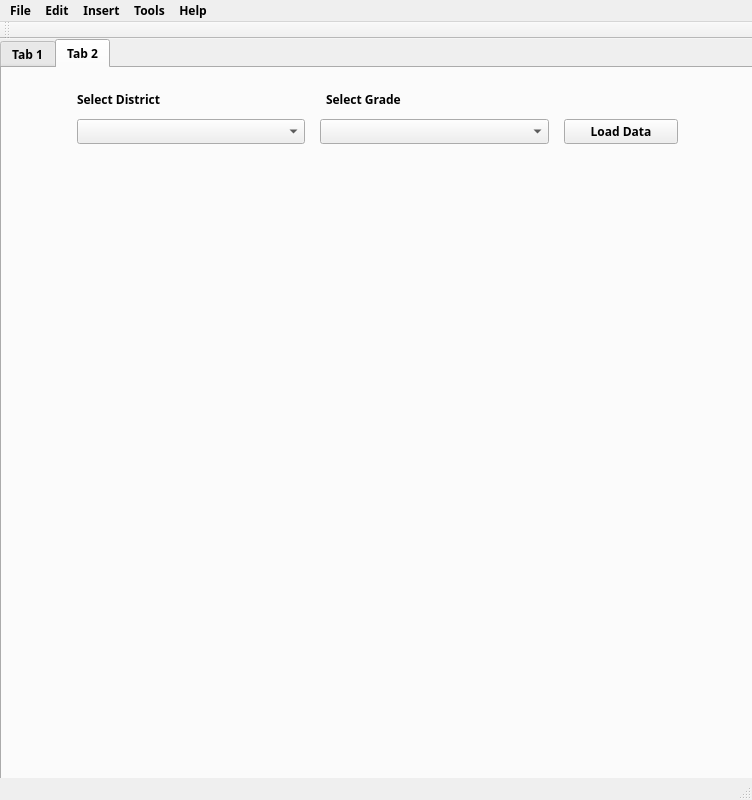
<?xml version="1.0" encoding="UTF-8"?>
<ui version="4.0">
 <class>QtGuiPracticeClass</class>
 <widget class="QMainWindow" name="QtGuiPracticeClass">
  <property name="geometry">
   <rect>
    <x>0</x>
    <y>0</y>
    <width>752</width>
    <height>800</height>
   </rect>
  </property>
  <property name="cursor">
   <cursorShape>OpenHandCursor</cursorShape>
  </property>
  <property name="windowTitle">
   <string>QtGuiPractice</string>
  </property>
  <widget class="QWidget" name="centralWidget">
   <widget class="QTabWidget" name="tabWidget">
    <property name="geometry">
     <rect>
      <x>0</x>
      <y>0</y>
      <width>800</width>
      <height>800</height>
     </rect>
    </property>
    <property name="minimumSize">
     <size>
      <width>800</width>
      <height>0</height>
     </size>
    </property>
    <property name="maximumSize">
     <size>
      <width>800</width>
      <height>16777215</height>
     </size>
    </property>
    <property name="font">
     <font>
      <family>Segoe UI Semibold</family>
      <weight>75</weight>
      <bold>true</bold>
     </font>
    </property>
    <property name="currentIndex">
     <number>1</number>
    </property>
    <widget class="QWidget" name="tab_1">
     <attribute name="title">
      <string>Tab 1</string>
     </attribute>
     <widget class="QWidget" name="verticalLayoutWidget">
      <property name="geometry">
       <rect>
        <x>0</x>
        <y>0</y>
        <width>791</width>
        <height>553</height>
       </rect>
      </property>
      <layout class="QVBoxLayout" name="verticalLayout">
       <property name="leftMargin">
        <number>10</number>
       </property>
       <property name="topMargin">
        <number>10</number>
       </property>
       <property name="rightMargin">
        <number>10</number>
       </property>
       <property name="bottomMargin">
        <number>10</number>
       </property>
       <item>
        <widget class="QLabel" name="projectNameLabel">
         <property name="maximumSize">
          <size>
           <width>16777215</width>
           <height>15</height>
          </size>
         </property>
         <property name="font">
          <font>
           <family>Segoe UI Semibold</family>
           <weight>75</weight>
           <bold>true</bold>
          </font>
         </property>
         <property name="text">
          <string>Project Name</string>
         </property>
        </widget>
       </item>
       <item>
        <widget class="QPlainTextEdit" name="projectNameText">
         <property name="enabled">
          <bool>true</bool>
         </property>
         <property name="maximumSize">
          <size>
           <width>400</width>
           <height>35</height>
          </size>
         </property>
         <property name="font">
          <font>
           <family>Segoe UI Semibold</family>
           <weight>75</weight>
           <bold>true</bold>
           <kerning>true</kerning>
          </font>
         </property>
         <property name="acceptDrops">
          <bool>true</bool>
         </property>
         <property name="inputMethodHints">
          <set>Qt::ImhMultiLine</set>
         </property>
        </widget>
       </item>
       <item>
        <widget class="QLabel" name="studentNameLabel">
         <property name="maximumSize">
          <size>
           <width>16777215</width>
           <height>15</height>
          </size>
         </property>
         <property name="font">
          <font>
           <family>Segoe UI Semibold</family>
           <weight>75</weight>
           <bold>true</bold>
          </font>
         </property>
         <property name="text">
          <string>Student Name</string>
         </property>
        </widget>
       </item>
       <item>
        <widget class="QTextEdit" name="studentNameText">
         <property name="maximumSize">
          <size>
           <width>400</width>
           <height>35</height>
          </size>
         </property>
         <property name="font">
          <font>
           <family>Segoe UI Semibold</family>
           <weight>75</weight>
           <bold>true</bold>
          </font>
         </property>
        </widget>
       </item>
       <item>
        <widget class="QLabel" name="emailLabel">
         <property name="maximumSize">
          <size>
           <width>16777215</width>
           <height>15</height>
          </size>
         </property>
         <property name="font">
          <font>
           <family>Segoe UI Semibold</family>
           <weight>75</weight>
           <bold>true</bold>
          </font>
         </property>
         <property name="text">
          <string>Email</string>
         </property>
        </widget>
       </item>
       <item>
        <widget class="QTextEdit" name="emailText">
         <property name="maximumSize">
          <size>
           <width>400</width>
           <height>35</height>
          </size>
         </property>
         <property name="font">
          <font>
           <family>Segoe UI Semibold</family>
           <weight>75</weight>
           <bold>true</bold>
          </font>
         </property>
         <property name="inputMethodHints">
          <set>Qt::ImhEmailCharactersOnly|Qt::ImhMultiLine</set>
         </property>
        </widget>
       </item>
       <item>
        <widget class="QLabel" name="versionLabel">
         <property name="maximumSize">
          <size>
           <width>16777215</width>
           <height>15</height>
          </size>
         </property>
         <property name="font">
          <font>
           <family>Segoe UI Semibold</family>
           <weight>75</weight>
           <bold>true</bold>
          </font>
         </property>
         <property name="text">
          <string>Version</string>
         </property>
        </widget>
       </item>
       <item>
        <widget class="QTextEdit" name="versionText">
         <property name="maximumSize">
          <size>
           <width>400</width>
           <height>35</height>
          </size>
         </property>
         <property name="font">
          <font>
           <family>Segoe UI Semibold</family>
           <weight>75</weight>
           <bold>true</bold>
          </font>
         </property>
        </widget>
       </item>
       <item>
        <widget class="QLabel" name="descriptionLabel">
         <property name="maximumSize">
          <size>
           <width>16777215</width>
           <height>15</height>
          </size>
         </property>
         <property name="font">
          <font>
           <family>Segoe UI Semibold</family>
           <weight>75</weight>
           <bold>true</bold>
          </font>
         </property>
         <property name="text">
          <string>Description</string>
         </property>
        </widget>
       </item>
       <item>
        <widget class="QTextEdit" name="descriptionText">
         <property name="maximumSize">
          <size>
           <width>800</width>
           <height>140</height>
          </size>
         </property>
         <property name="font">
          <font>
           <family>Segoe UI Semibold</family>
           <weight>75</weight>
           <bold>true</bold>
          </font>
         </property>
        </widget>
       </item>
       <item>
        <layout class="QHBoxLayout" name="horizontalLayout" stretch="1,1">
         <property name="spacing">
          <number>5</number>
         </property>
         <property name="topMargin">
          <number>5</number>
         </property>
         <property name="bottomMargin">
          <number>5</number>
         </property>
         <item>
          <widget class="QPushButton" name="savePushButton">
           <property name="minimumSize">
            <size>
             <width>0</width>
             <height>30</height>
            </size>
           </property>
           <property name="maximumSize">
            <size>
             <width>350</width>
             <height>16777215</height>
            </size>
           </property>
           <property name="font">
            <font>
             <weight>75</weight>
             <bold>true</bold>
            </font>
           </property>
           <property name="text">
            <string>Save Data</string>
           </property>
          </widget>
         </item>
         <item>
          <widget class="QPushButton" name="closePushButton">
           <property name="minimumSize">
            <size>
             <width>20</width>
             <height>30</height>
            </size>
           </property>
           <property name="maximumSize">
            <size>
             <width>350</width>
             <height>16777215</height>
            </size>
           </property>
           <property name="font">
            <font>
             <weight>75</weight>
             <bold>true</bold>
            </font>
           </property>
           <property name="text">
            <string>Close</string>
           </property>
          </widget>
         </item>
        </layout>
       </item>
      </layout>
     </widget>
    </widget>
    <widget class="QWidget" name="tab_5">
     <attribute name="title">
      <string>Tab 2</string>
     </attribute>
     <widget class="QCustomPlot" name="studentplot" native="true">
      <property name="geometry">
       <rect>
        <x>0</x>
        <y>120</y>
        <width>791</width>
        <height>571</height>
       </rect>
      </property>
     </widget>
     <widget class="QWidget" name="verticalLayoutWidget_3">
      <property name="geometry">
       <rect>
        <x>0</x>
        <y>0</y>
        <width>751</width>
        <height>117</height>
       </rect>
      </property>
      <layout class="QVBoxLayout" name="verticalLayout_3">
       <property name="spacing">
        <number>0</number>
       </property>
       <property name="leftMargin">
        <number>0</number>
       </property>
       <property name="rightMargin">
        <number>0</number>
       </property>
       <item>
        <layout class="QHBoxLayout" name="horizontalLayout_7">
         <property name="leftMargin">
          <number>75</number>
         </property>
         <property name="topMargin">
          <number>0</number>
         </property>
         <property name="rightMargin">
          <number>185</number>
         </property>
         <property name="bottomMargin">
          <number>0</number>
         </property>
         <item>
          <widget class="QLabel" name="label_2">
           <property name="text">
            <string>Select District</string>
           </property>
          </widget>
         </item>
         <item>
          <widget class="QLabel" name="label">
           <property name="text">
            <string>Select Grade</string>
           </property>
          </widget>
         </item>
        </layout>
       </item>
       <item>
        <layout class="QHBoxLayout" name="horizontalLayout_3" stretch="2,2,1">
         <property name="spacing">
          <number>15</number>
         </property>
         <property name="leftMargin">
          <number>75</number>
         </property>
         <property name="topMargin">
          <number>0</number>
         </property>
         <property name="rightMargin">
          <number>75</number>
         </property>
         <property name="bottomMargin">
          <number>30</number>
         </property>
         <item>
          <widget class="QComboBox" name="districtComboBox"/>
         </item>
         <item>
          <widget class="QComboBox" name="gradeComboBox"/>
         </item>
         <item>
          <widget class="QPushButton" name="loadDataButton">
           <property name="maximumSize">
            <size>
             <width>16777215</width>
             <height>30</height>
            </size>
           </property>
           <property name="text">
            <string>Load Data</string>
           </property>
          </widget>
         </item>
        </layout>
       </item>
      </layout>
     </widget>
    </widget>
   </widget>
  </widget>
  <widget class="QMenuBar" name="menuBar">
   <property name="geometry">
    <rect>
     <x>0</x>
     <y>0</y>
     <width>752</width>
     <height>31</height>
    </rect>
   </property>
   <property name="font">
    <font>
     <family>Segoe UI Semibold</family>
     <weight>75</weight>
     <bold>true</bold>
    </font>
   </property>
   <widget class="QMenu" name="menuFile">
    <property name="font">
     <font>
      <family>Segoe UI Semibold</family>
      <weight>50</weight>
      <bold>false</bold>
     </font>
    </property>
    <property name="title">
     <string>File</string>
    </property>
    <addaction name="actionSave"/>
    <addaction name="actionOpen"/>
    <addaction name="actionExport"/>
    <addaction name="actionQuit"/>
   </widget>
   <widget class="QMenu" name="menuEdit">
    <property name="font">
     <font>
      <family>Segoe UI Semibold</family>
      <weight>75</weight>
      <bold>true</bold>
     </font>
    </property>
    <property name="title">
     <string>Edit</string>
    </property>
    <addaction name="actionCopy"/>
    <addaction name="actionPaste"/>
    <addaction name="actionCut"/>
   </widget>
   <widget class="QMenu" name="menuHelp">
    <property name="title">
     <string>Help</string>
    </property>
   </widget>
   <widget class="QMenu" name="menuInsert">
    <property name="title">
     <string>Insert</string>
    </property>
   </widget>
   <widget class="QMenu" name="menuTools">
    <property name="title">
     <string>Tools</string>
    </property>
   </widget>
   <addaction name="menuFile"/>
   <addaction name="menuEdit"/>
   <addaction name="menuInsert"/>
   <addaction name="menuTools"/>
   <addaction name="menuHelp"/>
  </widget>
  <widget class="QToolBar" name="mainToolBar">
   <attribute name="toolBarArea">
    <enum>TopToolBarArea</enum>
   </attribute>
   <attribute name="toolBarBreak">
    <bool>false</bool>
   </attribute>
  </widget>
  <widget class="QStatusBar" name="statusBar"/>
  <action name="actionSave">
   <property name="icon">
    <iconset resource="QtGuiPractice.qrc">
     <normaloff>:/Resources/Resources/icons8-save-30.png</normaloff>:/Resources/Resources/icons8-save-30.png</iconset>
   </property>
   <property name="text">
    <string>Save</string>
   </property>
   <property name="font">
    <font>
     <family>Segoe UI Semibold</family>
     <weight>75</weight>
     <bold>true</bold>
    </font>
   </property>
   <property name="shortcut">
    <string>Ctrl+S</string>
   </property>
   <property name="menuRole">
    <enum>QAction::TextHeuristicRole</enum>
   </property>
  </action>
  <action name="actionExport">
   <property name="icon">
    <iconset resource="QtGuiPractice.qrc">
     <normaloff>:/Resources/Resources/icons8-export-30.png</normaloff>:/Resources/Resources/icons8-export-30.png</iconset>
   </property>
   <property name="text">
    <string>Export</string>
   </property>
   <property name="shortcut">
    <string>Ctrl+Shift+E</string>
   </property>
  </action>
  <action name="actionOpen">
   <property name="icon">
    <iconset resource="QtGuiPractice.qrc">
     <normaloff>:/Resources/Resources/icons8-open-file-30.png</normaloff>:/Resources/Resources/icons8-open-file-30.png</iconset>
   </property>
   <property name="text">
    <string>Open</string>
   </property>
   <property name="shortcut">
    <string>Ctrl+O</string>
   </property>
  </action>
  <action name="actionQuit">
   <property name="icon">
    <iconset resource="QtGuiPractice.qrc">
     <normaloff>:/Resources/Resources/icons8-quit-50.png</normaloff>:/Resources/Resources/icons8-quit-50.png</iconset>
   </property>
   <property name="text">
    <string>Quit</string>
   </property>
  </action>
  <action name="actionCopy">
   <property name="text">
    <string>Copy</string>
   </property>
  </action>
  <action name="actionPaste">
   <property name="text">
    <string>Paste</string>
   </property>
  </action>
  <action name="actionCut">
   <property name="text">
    <string>Cut</string>
   </property>
  </action>
 </widget>
 <layoutdefault spacing="6" margin="11"/>
 <customwidgets>
  <customwidget>
   <class>QCustomPlot</class>
   <extends>QWidget</extends>
   <header>qcustomplot.h</header>
   <container>1</container>
  </customwidget>
 </customwidgets>
 <tabstops>
  <tabstop>projectNameText</tabstop>
  <tabstop>studentNameText</tabstop>
  <tabstop>emailText</tabstop>
  <tabstop>descriptionText</tabstop>
  <tabstop>savePushButton</tabstop>
  <tabstop>closePushButton</tabstop>
 </tabstops>
 <resources>
  <include location="QtGuiPractice.qrc"/>
 </resources>
 <connections/>
</ui>
